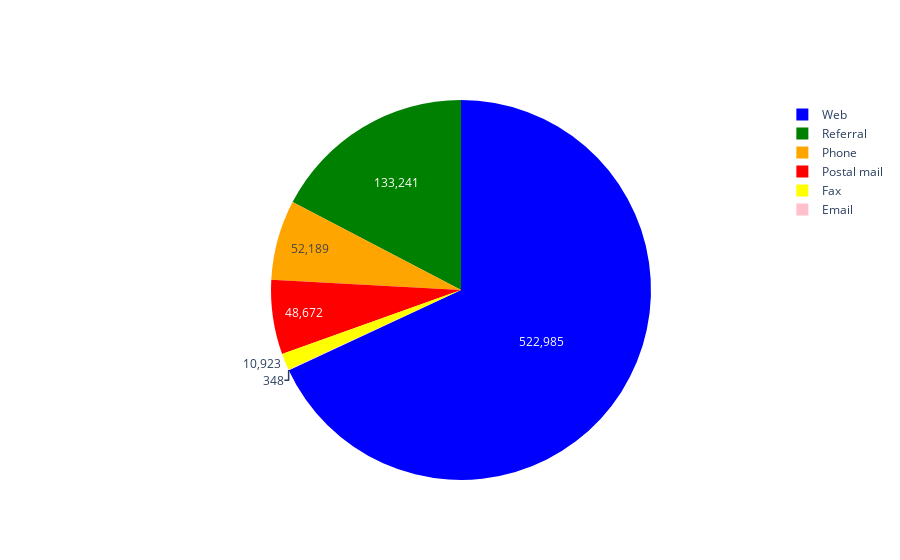

The notebook cell this image was saved under:
### Code cell
# Calculate the value counts
sub_value_counts = new_df["Submitted via"].value_counts()

# Create a list of colors for the pie chart slices
colors = ['blue', 'green',"orange", "red", "yellow", "pink"] 

# Create the pie chart
fig = go.Figure(data=[go.Pie(
    labels=sub_value_counts.index,
    values=sub_value_counts.values,
    marker=dict(colors=colors)
)])

# Update hover and text information
fig.update_traces(hoverinfo='label+percent', textinfo='value')

### Figure 1 — Plotly figure (JSON) as saved in the notebook; plotly's stock layout.template omitted (floating-point values rounded to 4 significant figures)
{"data": [{"hoverinfo": "label+percent", "labels": ["Web", "Referral", "Phone", "Postal mail", "Fax", "Email"], "marker": {"colors": ["blue", "green", "orange", "red", "yellow", "pink"]}, "textinfo": "value", "type": "pie", "values": [522985, 133241, 52189, 48672, 10923, 348]}], "layout": {}}
